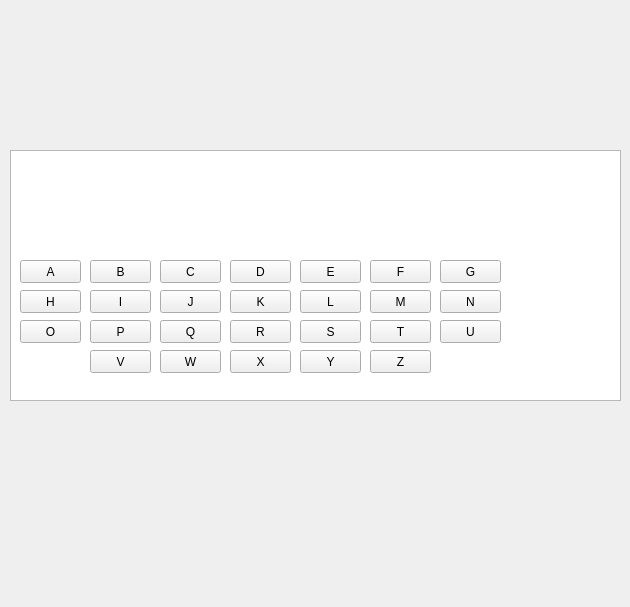
<?xml version="1.0" encoding="UTF-8"?>
<ui version="4.0">
 <class>Hangman</class>
 <widget class="QWidget" name="Hangman">
  <property name="geometry">
   <rect>
    <x>0</x>
    <y>0</y>
    <width>630</width>
    <height>607</height>
   </rect>
  </property>
  <property name="windowTitle">
   <string>Hangman</string>
  </property>
  <widget class="QPushButton" name="A">
   <property name="geometry">
    <rect>
     <x>20</x>
     <y>260</y>
     <width>61</width>
     <height>23</height>
    </rect>
   </property>
   <property name="text">
    <string>A</string>
   </property>
  </widget>
  <widget class="QPushButton" name="B">
   <property name="geometry">
    <rect>
     <x>90</x>
     <y>260</y>
     <width>61</width>
     <height>23</height>
    </rect>
   </property>
   <property name="text">
    <string>B</string>
   </property>
  </widget>
  <widget class="QPushButton" name="C">
   <property name="geometry">
    <rect>
     <x>160</x>
     <y>260</y>
     <width>61</width>
     <height>23</height>
    </rect>
   </property>
   <property name="text">
    <string>C</string>
   </property>
  </widget>
  <widget class="QPushButton" name="D">
   <property name="geometry">
    <rect>
     <x>230</x>
     <y>260</y>
     <width>61</width>
     <height>23</height>
    </rect>
   </property>
   <property name="text">
    <string>D</string>
   </property>
  </widget>
  <widget class="QPushButton" name="E">
   <property name="geometry">
    <rect>
     <x>300</x>
     <y>260</y>
     <width>61</width>
     <height>23</height>
    </rect>
   </property>
   <property name="text">
    <string>E</string>
   </property>
  </widget>
  <widget class="QPushButton" name="F">
   <property name="geometry">
    <rect>
     <x>370</x>
     <y>260</y>
     <width>61</width>
     <height>23</height>
    </rect>
   </property>
   <property name="text">
    <string>F</string>
   </property>
  </widget>
  <widget class="QPushButton" name="G">
   <property name="geometry">
    <rect>
     <x>440</x>
     <y>260</y>
     <width>61</width>
     <height>23</height>
    </rect>
   </property>
   <property name="text">
    <string>G</string>
   </property>
  </widget>
  <widget class="QPushButton" name="H">
   <property name="geometry">
    <rect>
     <x>20</x>
     <y>290</y>
     <width>61</width>
     <height>23</height>
    </rect>
   </property>
   <property name="text">
    <string>H</string>
   </property>
  </widget>
  <widget class="QPushButton" name="I">
   <property name="geometry">
    <rect>
     <x>90</x>
     <y>290</y>
     <width>61</width>
     <height>23</height>
    </rect>
   </property>
   <property name="text">
    <string>I</string>
   </property>
  </widget>
  <widget class="QPushButton" name="J">
   <property name="geometry">
    <rect>
     <x>160</x>
     <y>290</y>
     <width>61</width>
     <height>23</height>
    </rect>
   </property>
   <property name="text">
    <string>J</string>
   </property>
  </widget>
  <widget class="QPushButton" name="K">
   <property name="geometry">
    <rect>
     <x>230</x>
     <y>290</y>
     <width>61</width>
     <height>23</height>
    </rect>
   </property>
   <property name="text">
    <string>K</string>
   </property>
  </widget>
  <widget class="QPushButton" name="L">
   <property name="geometry">
    <rect>
     <x>300</x>
     <y>290</y>
     <width>61</width>
     <height>23</height>
    </rect>
   </property>
   <property name="text">
    <string>L</string>
   </property>
  </widget>
  <widget class="QPushButton" name="M">
   <property name="geometry">
    <rect>
     <x>370</x>
     <y>290</y>
     <width>61</width>
     <height>23</height>
    </rect>
   </property>
   <property name="text">
    <string>M</string>
   </property>
  </widget>
  <widget class="QPushButton" name="N">
   <property name="geometry">
    <rect>
     <x>440</x>
     <y>290</y>
     <width>61</width>
     <height>23</height>
    </rect>
   </property>
   <property name="text">
    <string>N</string>
   </property>
  </widget>
  <widget class="QPushButton" name="O">
   <property name="geometry">
    <rect>
     <x>20</x>
     <y>320</y>
     <width>61</width>
     <height>23</height>
    </rect>
   </property>
   <property name="text">
    <string>O</string>
   </property>
  </widget>
  <widget class="QPushButton" name="P">
   <property name="geometry">
    <rect>
     <x>90</x>
     <y>320</y>
     <width>61</width>
     <height>23</height>
    </rect>
   </property>
   <property name="text">
    <string>P</string>
   </property>
  </widget>
  <widget class="QPushButton" name="Q">
   <property name="geometry">
    <rect>
     <x>160</x>
     <y>320</y>
     <width>61</width>
     <height>23</height>
    </rect>
   </property>
   <property name="text">
    <string>Q</string>
   </property>
  </widget>
  <widget class="QPushButton" name="R">
   <property name="geometry">
    <rect>
     <x>230</x>
     <y>320</y>
     <width>61</width>
     <height>23</height>
    </rect>
   </property>
   <property name="text">
    <string>R</string>
   </property>
  </widget>
  <widget class="QPushButton" name="S">
   <property name="geometry">
    <rect>
     <x>300</x>
     <y>320</y>
     <width>61</width>
     <height>23</height>
    </rect>
   </property>
   <property name="text">
    <string>S</string>
   </property>
  </widget>
  <widget class="QPushButton" name="T">
   <property name="geometry">
    <rect>
     <x>370</x>
     <y>320</y>
     <width>61</width>
     <height>23</height>
    </rect>
   </property>
   <property name="text">
    <string>T</string>
   </property>
  </widget>
  <widget class="QPushButton" name="U">
   <property name="geometry">
    <rect>
     <x>440</x>
     <y>320</y>
     <width>61</width>
     <height>23</height>
    </rect>
   </property>
   <property name="text">
    <string>U</string>
   </property>
  </widget>
  <widget class="QPushButton" name="V">
   <property name="geometry">
    <rect>
     <x>90</x>
     <y>350</y>
     <width>61</width>
     <height>23</height>
    </rect>
   </property>
   <property name="text">
    <string>V</string>
   </property>
  </widget>
  <widget class="QPushButton" name="W">
   <property name="geometry">
    <rect>
     <x>160</x>
     <y>350</y>
     <width>61</width>
     <height>23</height>
    </rect>
   </property>
   <property name="text">
    <string>W</string>
   </property>
  </widget>
  <widget class="QPushButton" name="X">
   <property name="geometry">
    <rect>
     <x>230</x>
     <y>350</y>
     <width>61</width>
     <height>23</height>
    </rect>
   </property>
   <property name="text">
    <string>X</string>
   </property>
  </widget>
  <widget class="QPushButton" name="Y">
   <property name="geometry">
    <rect>
     <x>300</x>
     <y>350</y>
     <width>61</width>
     <height>23</height>
    </rect>
   </property>
   <property name="text">
    <string>Y</string>
   </property>
  </widget>
  <widget class="QPushButton" name="Z">
   <property name="geometry">
    <rect>
     <x>370</x>
     <y>350</y>
     <width>61</width>
     <height>23</height>
    </rect>
   </property>
   <property name="text">
    <string>Z</string>
   </property>
  </widget>
  <widget class="QGraphicsView" name="graphicsView">
   <property name="geometry">
    <rect>
     <x>10</x>
     <y>150</y>
     <width>611</width>
     <height>251</height>
    </rect>
   </property>
  </widget>
  <widget class="QLineEdit" name="HAnswerBox">
   <property name="geometry">
    <rect>
     <x>150</x>
     <y>180</y>
     <width>31</width>
     <height>31</height>
    </rect>
   </property>
   <property name="font">
    <font>
     <pointsize>18</pointsize>
    </font>
   </property>
   <property name="text">
    <string/>
   </property>
   <property name="frame">
    <bool>false</bool>
   </property>
   <property name="alignment">
    <set>Qt::AlignCenter</set>
   </property>
  </widget>
  <widget class="QLineEdit" name="A1AnswerBox">
   <property name="geometry">
    <rect>
     <x>179</x>
     <y>180</y>
     <width>31</width>
     <height>31</height>
    </rect>
   </property>
   <property name="font">
    <font>
     <pointsize>18</pointsize>
    </font>
   </property>
   <property name="text">
    <string/>
   </property>
   <property name="frame">
    <bool>false</bool>
   </property>
   <property name="cursorPosition">
    <number>0</number>
   </property>
   <property name="alignment">
    <set>Qt::AlignCenter</set>
   </property>
  </widget>
  <widget class="QLineEdit" name="N1AnswerBox">
   <property name="geometry">
    <rect>
     <x>210</x>
     <y>180</y>
     <width>31</width>
     <height>31</height>
    </rect>
   </property>
   <property name="font">
    <font>
     <pointsize>18</pointsize>
    </font>
   </property>
   <property name="text">
    <string/>
   </property>
   <property name="frame">
    <bool>false</bool>
   </property>
   <property name="alignment">
    <set>Qt::AlignCenter</set>
   </property>
   <property name="readOnly">
    <bool>true</bool>
   </property>
  </widget>
  <widget class="QLineEdit" name="GAnswerBox">
   <property name="geometry">
    <rect>
     <x>240</x>
     <y>180</y>
     <width>31</width>
     <height>31</height>
    </rect>
   </property>
   <property name="font">
    <font>
     <pointsize>18</pointsize>
    </font>
   </property>
   <property name="text">
    <string/>
   </property>
   <property name="frame">
    <bool>false</bool>
   </property>
   <property name="alignment">
    <set>Qt::AlignCenter</set>
   </property>
  </widget>
  <widget class="QLineEdit" name="MAnswerBox">
   <property name="geometry">
    <rect>
     <x>270</x>
     <y>180</y>
     <width>31</width>
     <height>31</height>
    </rect>
   </property>
   <property name="font">
    <font>
     <pointsize>18</pointsize>
    </font>
   </property>
   <property name="text">
    <string/>
   </property>
   <property name="frame">
    <bool>false</bool>
   </property>
   <property name="alignment">
    <set>Qt::AlignCenter</set>
   </property>
  </widget>
  <widget class="QLineEdit" name="A2AnswerBox">
   <property name="geometry">
    <rect>
     <x>300</x>
     <y>180</y>
     <width>31</width>
     <height>31</height>
    </rect>
   </property>
   <property name="font">
    <font>
     <pointsize>18</pointsize>
    </font>
   </property>
   <property name="text">
    <string/>
   </property>
   <property name="frame">
    <bool>false</bool>
   </property>
   <property name="alignment">
    <set>Qt::AlignCenter</set>
   </property>
  </widget>
  <widget class="QLineEdit" name="N2AnswerBox">
   <property name="geometry">
    <rect>
     <x>330</x>
     <y>180</y>
     <width>31</width>
     <height>31</height>
    </rect>
   </property>
   <property name="font">
    <font>
     <pointsize>18</pointsize>
    </font>
   </property>
   <property name="text">
    <string/>
   </property>
   <property name="frame">
    <bool>false</bool>
   </property>
   <property name="alignment">
    <set>Qt::AlignCenter</set>
   </property>
  </widget>
  <zorder>graphicsView</zorder>
  <zorder>A</zorder>
  <zorder>B</zorder>
  <zorder>C</zorder>
  <zorder>D</zorder>
  <zorder>E</zorder>
  <zorder>F</zorder>
  <zorder>G</zorder>
  <zorder>H</zorder>
  <zorder>I</zorder>
  <zorder>J</zorder>
  <zorder>K</zorder>
  <zorder>L</zorder>
  <zorder>M</zorder>
  <zorder>N</zorder>
  <zorder>O</zorder>
  <zorder>P</zorder>
  <zorder>Q</zorder>
  <zorder>R</zorder>
  <zorder>S</zorder>
  <zorder>T</zorder>
  <zorder>U</zorder>
  <zorder>V</zorder>
  <zorder>W</zorder>
  <zorder>X</zorder>
  <zorder>Y</zorder>
  <zorder>Z</zorder>
  <zorder>HAnswerBox</zorder>
  <zorder>A1AnswerBox</zorder>
  <zorder>N1AnswerBox</zorder>
  <zorder>GAnswerBox</zorder>
  <zorder>MAnswerBox</zorder>
  <zorder>A2AnswerBox</zorder>
  <zorder>N2AnswerBox</zorder>
 </widget>
 <resources/>
 <connections/>
</ui>
